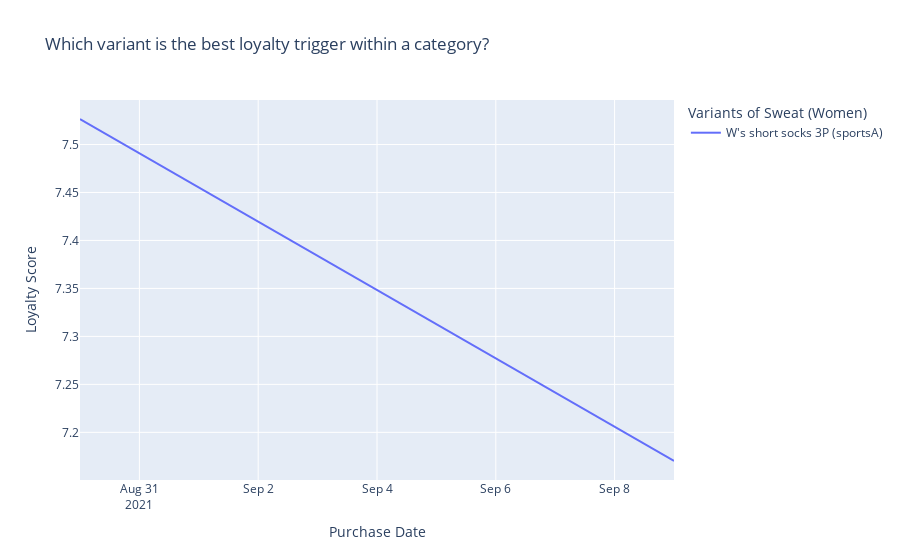

Notebook code for this chart:
### Code cell
fig = px.scatter(customer_loyalty_df.loc[customer_loyalty_df['variant_id']=="439021"], x = "order_date", y="loyalty_score", color="variant_name", trendline="ols", title = "Which variant is the best loyalty trigger within a category?"
                ,labels=dict(order_date="Purchase Date", loyalty_score="Loyalty Score ", variant_name="Variants of Sweat (Women)"))
fig.data = [t for t in fig.data if t.mode == "lines"]
fig.update_traces(showlegend = True)
fig.show()
results = px.get_trendline_results(fig)
#results = results.iloc[0]["px_fit_results"].summary()
coeff = results.iloc[0]["px_fit_results"].params
# the second value printed here is the slope
print(coeff)

### Figure 1 — Plotly figure (JSON) as saved in the notebook; plotly's stock layout.template omitted (floating-point values rounded to 4 significant figures)
{"data": [{"hovertemplate": "<b>OLS trendline</b><br>loyalty_score = -4.12526e-07 * order_date + 680.06<br>R<sup>2</sup>=0.026606<br><br>Variants of Sweat (Women)=W's short socks 3P (sportsA)<br>Purchase Date=%{x}<br>Loyalty Score =%{y} <b>(trend)</b><extra></extra>", "legendgroup": "W's short socks 3P (sportsA)", "marker": {"color": "#636efa", "symbol": "circle"}, "mode": "lines", "name": "W's short socks 3P (sportsA)", "showlegend": true, "type": "scatter", "x": ["2021-08-30T00:00:00", "2021-08-30T00:00:00", "2021-08-30T00:00:00", "2021-08-30T00:00:00", "2021-08-30T00:00:00", "2021-08-30T00:00:00", "2021-08-30T00:00:00", "2021-09-01T00:00:00", "2021-09-01T00:00:00", "2021-09-01T00:00:00", "2021-09-01T00:00:00", "2021-09-01T00:00:00", "2021-09-01T00:00:00", "2021-09-02T00:00:00", "2021-09-02T00:00:00", "2021-09-02T00:00:00", "2021-09-02T00:00:00", "2021-09-02T00:00:00", "2021-09-02T00:00:00", "2021-09-06T00:00:00", "2021-09-06T00:00:00", "2021-09-09T00:00:00", "2021-09-09T00:00:00", "2021-09-09T00:00:00"], "xaxis": "x", "y": [7.527, 7.527, 7.527, 7.527, 7.527, 7.527, 7.527, 7.455, 7.455, 7.455, 7.455, 7.455, 7.455, 7.42, 7.42, 7.42, 7.42, 7.42, 7.42, 7.277, 7.277, 7.17, 7.17, 7.17], "yaxis": "y"}], "layout": {"legend": {"title": {"text": "Variants of Sweat (Women)"}, "tracegroupgap": 0}, "title": {"text": "Which variant is the best loyalty trigger within a category?"}, "xaxis": {"anchor": "y", "domain": [0, 1], "title": {"text": "Purchase Date"}}, "yaxis": {"anchor": "x", "domain": [0, 1], "title": {"text": "Loyalty Score "}}}}
